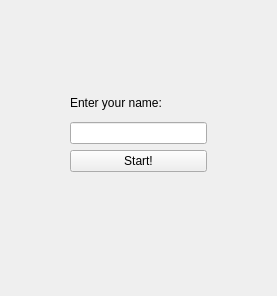
<?xml version="1.0" encoding="UTF-8"?>
<ui version="4.0">
 <class>Form</class>
 <widget class="QWidget" name="Form">
  <property name="geometry">
   <rect>
    <x>0</x>
    <y>0</y>
    <width>277</width>
    <height>296</height>
   </rect>
  </property>
  <property name="windowTitle">
   <string>Form</string>
  </property>
  <widget class="QWidget" name="">
   <property name="geometry">
    <rect>
     <x>70</x>
     <y>90</y>
     <width>137</width>
     <height>82</height>
    </rect>
   </property>
   <layout class="QVBoxLayout" name="verticalLayout">
    <item>
     <widget class="QLabel" name="label">
      <property name="text">
       <string>Enter your name: </string>
      </property>
     </widget>
    </item>
    <item>
     <widget class="QLineEdit" name="inputBox"/>
    </item>
    <item>
     <widget class="QPushButton" name="startButton">
      <property name="text">
       <string>Start!</string>
      </property>
     </widget>
    </item>
   </layout>
  </widget>
 </widget>
 <resources/>
 <connections/>
</ui>
